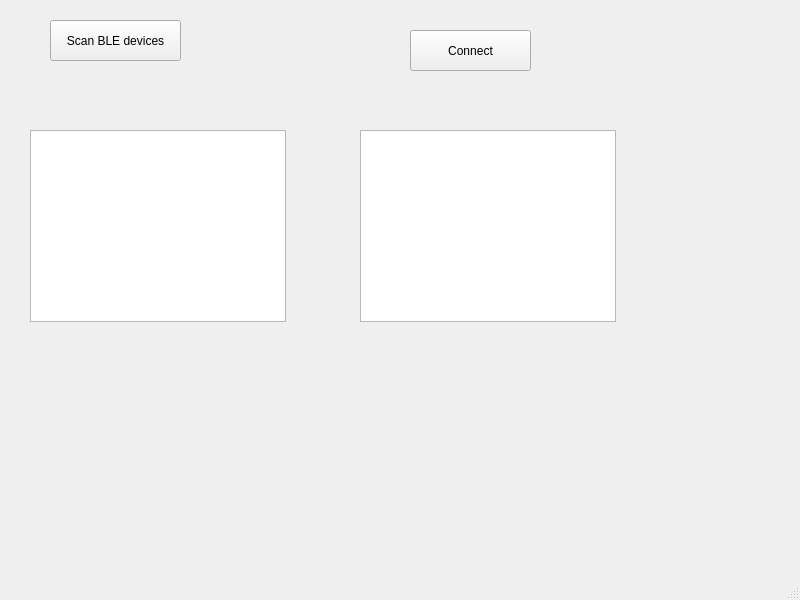
<?xml version="1.0" encoding="UTF-8"?>
<ui version="4.0">
 <class>MainWindow</class>
 <widget class="QMainWindow" name="MainWindow">
  <property name="geometry">
   <rect>
    <x>0</x>
    <y>0</y>
    <width>800</width>
    <height>600</height>
   </rect>
  </property>
  <property name="windowTitle">
   <string>MainWindow</string>
  </property>
  <widget class="QWidget" name="centralwidget">
   <widget class="QPushButton" name="pushButton">
    <property name="geometry">
     <rect>
      <x>50</x>
      <y>20</y>
      <width>131</width>
      <height>41</height>
     </rect>
    </property>
    <property name="text">
     <string>Scan BLE devices</string>
    </property>
   </widget>
   <widget class="QPushButton" name="pushButton_2">
    <property name="geometry">
     <rect>
      <x>410</x>
      <y>30</y>
      <width>121</width>
      <height>41</height>
     </rect>
    </property>
    <property name="text">
     <string>Connect</string>
    </property>
   </widget>
   <widget class="QListView" name="listView">
    <property name="geometry">
     <rect>
      <x>30</x>
      <y>130</y>
      <width>256</width>
      <height>192</height>
     </rect>
    </property>
   </widget>
   <widget class="QListWidget" name="listWidget">
    <property name="geometry">
     <rect>
      <x>360</x>
      <y>130</y>
      <width>256</width>
      <height>192</height>
     </rect>
    </property>
   </widget>
  </widget>
  <widget class="QMenuBar" name="menubar">
   <property name="geometry">
    <rect>
     <x>0</x>
     <y>0</y>
     <width>800</width>
     <height>26</height>
    </rect>
   </property>
  </widget>
  <widget class="QStatusBar" name="statusbar"/>
 </widget>
 <resources/>
 <connections/>
</ui>
